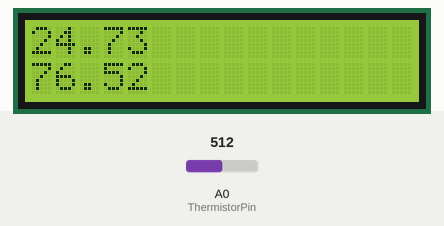
Simulated run of this sketch. Board: Arduino Uno, built with avr-gcc and run on an emulated ATmega328P. Shown: 16×2 character LCD. Inputs (shaded band) come from the test bench; at power-on: A0 (ThermistorPin) = 512.

Above: at 1.2 s.
1.3 s: A0 (ThermistorPin) set to 716
At 2.8 s:
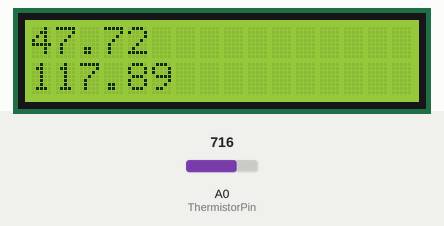
3.1 s: A0 (ThermistorPin) set to 900
At 4.2 s:
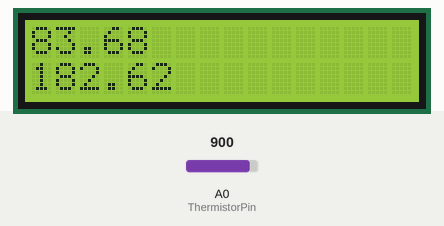
4.6 s: A0 (ThermistorPin) set to 1023
At 5.7 s:
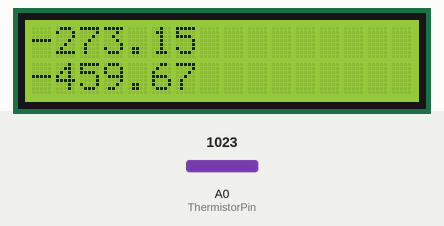
Timing chart, 0 to 7.6 s (numbered marks = the images above; inputs shaded):
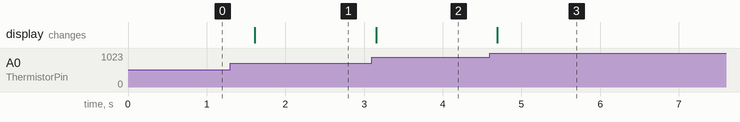

Measured:
- after the input at 1.3 s, the display: changes after 0.31 s (image 1)
- after the input at 3.1 s, the display: changes after 0.05 s (image 2)
- after the input at 4.6 s, the display: changes after 0.09 s (image 3)

The sketch:

thermistor.ino
```cpp
#include <LiquidCrystal_I2C.h>

LiquidCrystal_I2C lcd(0x27,16,2);

int ThermistorPin = 0;
int Vo;
float R1 = 10000;
float logR2, R2, T;
float c1 = 1.009249522e-03, c2 = 2.378405444e-04, c3 = 2.019202697e-07;

void setup() {
    Serial.begin(9600);
    lcd.init();
    lcd.backlight();
}

void loop() {

    Vo = analogRead(ThermistorPin);
    R2 = R1 * (1023.0 / (float)Vo - 1.0);
    logR2 = log(R2);
    T = (1.0 / (c1 + c2*logR2 + c3*logR2*logR2*logR2));
    T = T - 273.15;
    lcd.setCursor(0,0);
    lcd.print(T);
    T = (T * 9.0)/ 5.0 + 32.0;
    lcd.setCursor(0,1);
    lcd.print(T);
    /* Serial.print("Temperature: ");
    Serial.print(T);
    Serial.println(" F");  */
    delay(500);
}
```
